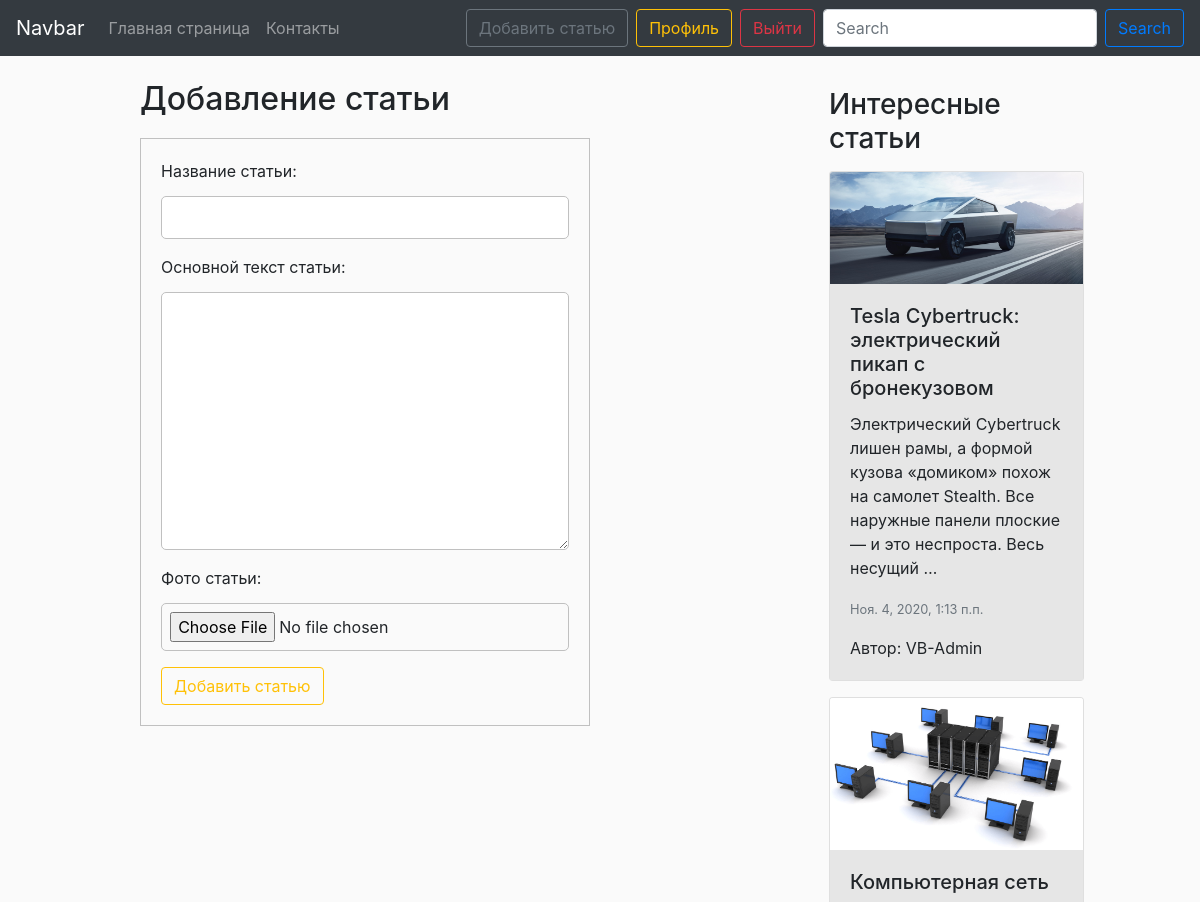
The page /news/add (signed in, upper part) on the database as committed earlier.
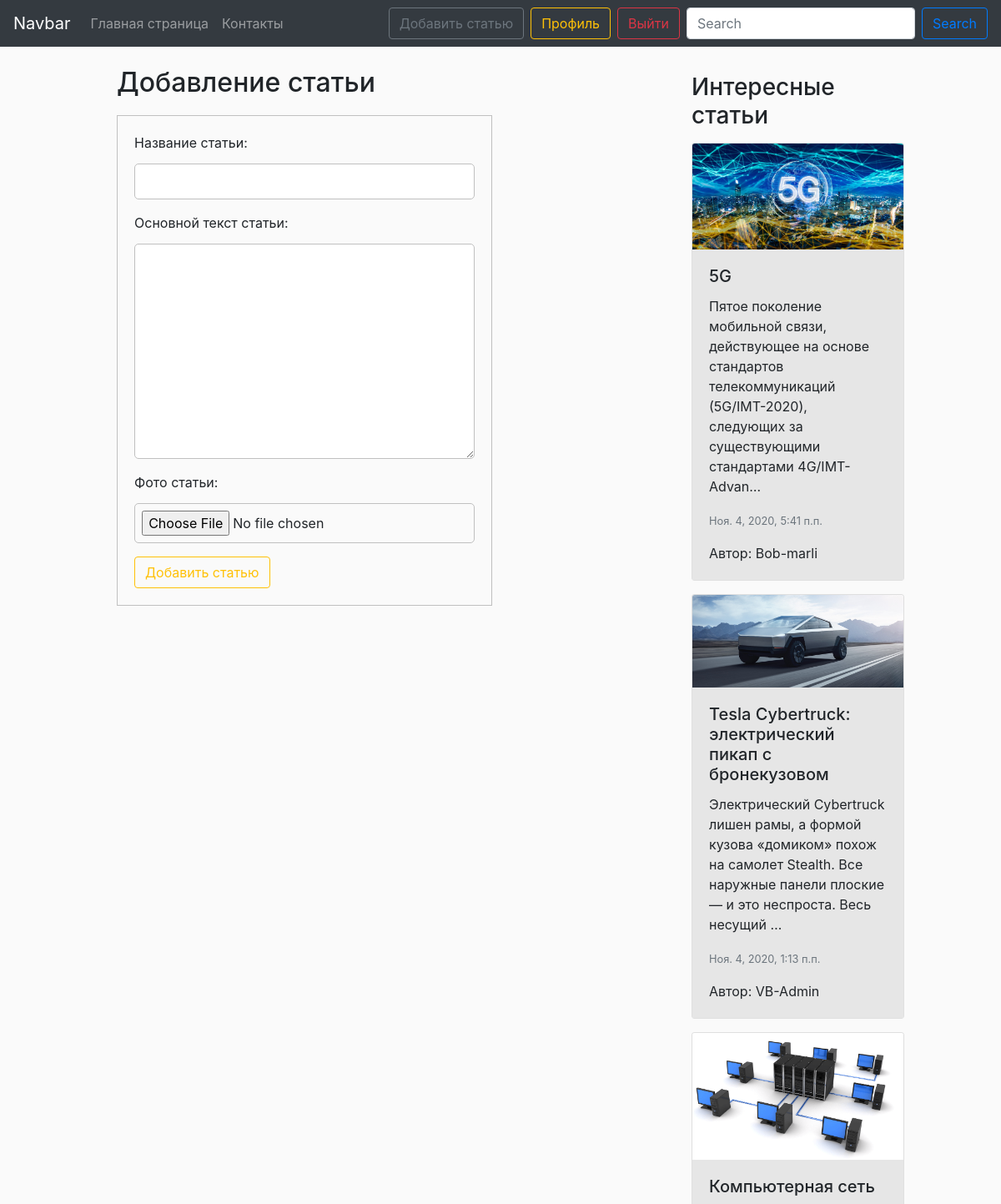
The same page on the database as committed later.
### blog/models.py (models this page shows, shortened)
class News(models.Model):
    title = models.CharField('Название статьи', max_length=100, unique=True)
    text = models.TextField('Основной текст статьи')
    date = models.DateTimeField('Дата', default=timezone.now)
    avtor = models.ForeignKey(User, verbose_name='Автор', on_delete=models.CASCADE)
    img_article = models.ImageField('Фото статьи', default='default-article.jpg', upload_to='img_article')
    views = models.IntegerField('Просмотры', default=1)
    class Meta:
        verbose_name = 'Новость'
        verbose_name_plural = 'Новости'

### blog/views.py (the view, shortened to what this page needs)
# urls.py: path('news/add', views.CreateNewsView.as_view(), name='news-add'),
class CreateNewsView(LoginRequiredMixin, CreateView):
    model = News
    template_name = 'blog/create_news.html'
    fields = ['title', 'text', 'img_article']
    def get_context_data(self, **kwards):
        ctx = super(CreateNewsView, self).get_context_data(**kwards)
        ctx['title'] = 'Добавление статьи'
        ctx['button_text'] = 'Добавить статью'
        ctx['news'] = News.objects.order_by('-date')
        return ctx

### blog/templates/blog/create_news.html (shortened to what this page needs)
{% extends 'blog/base.html' %}
{% block content %}
<h2>{{ title }}</h2>
    <form class="form-register auth" enctype="multipart/form-data" method="post">
        {{ form.as_p }}
        <button class="btn btn-outline-warning" type="submit">{{ button_text }}</button>
    </form>
{% endblock %}
{% block aside_block %}
<h3 class="mt-2 mb-3">Интересные статьи</h3>
{% for new in news %}
<div class="card mb-3 " style="max-width: 300px;" >
  <img src="{{ new.img_article.url }}" class="card-img-top" alt="photo">
  <div class="card-body card-aside">
    <h5 class="card-title">{{ new.title }}</h5>
    <p class="card-text">{{ new.text|truncatechars:150 }}</p>
    <p class="card-text"><small class="text-muted">{{ new.date }}</small></p>
    <p class="card-text">Автор: {{ new.avtor }}</p>
  </div>
</div>
{% endfor %}
{% endblock %}

Rows that differ between the two databases and show on the page:
added News: img_article (picture), title "5G", text "Пятое поколение мобильной связи, действующее на основе стандартов телекоммуникаций (5G/IMT-2020), следующих за существующими стандартами 4G/IMT-Advan…", date "Ноя. 4, 2020, 5:41 п.п.", avtor "Bob-marli"
